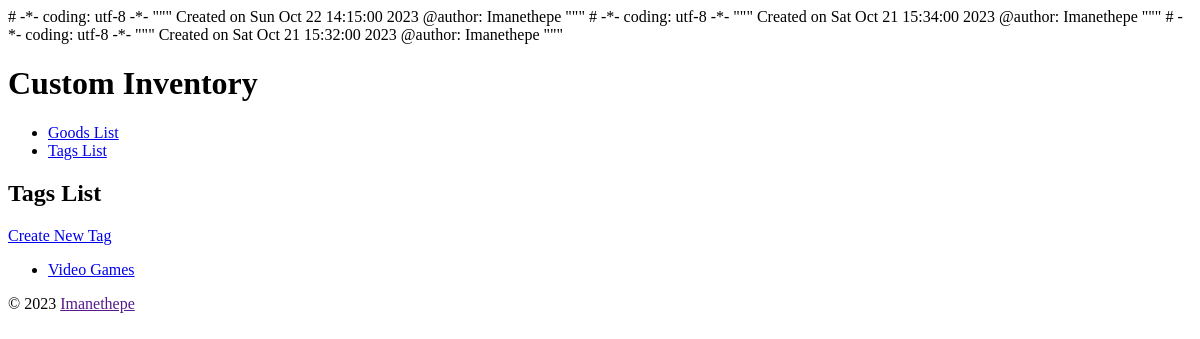
The page /tag/ on the database as committed earlier.
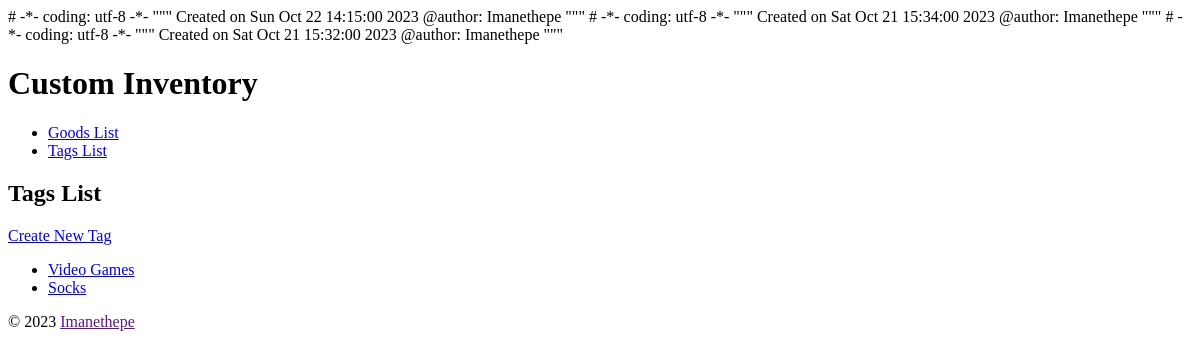
The same page on the database as committed later.
### goods/models.py (models this page shows, shortened)
class Tag(models.Model):
    name = models.CharField(
        max_length=31, unique=True)
    slug = models.SlugField(
        max_length=31,
        unique=True,
        help_text='A label for URL conﬁg.')
    class Meta:
        ordering = ['name']
    def get_absolute_url(self):
        return reverse(
            'goods_tag_detail', kwargs={'slug': self.slug})
    def get_update_url(self):
        return reverse(
            'goods_tag_update', kwargs={'slug': self.slug})
    def get_delete_url(self):
        return reverse(
            'goods_tag_delete', kwargs={'slug': self.slug})

### goods/views.py (the view)
class TagList(View):
    def get(self, request):
        return render(
            request,
            'goods/tag_list.html',
            {'tag_list': Tag.objects.all()})

### goods/templates/goods/tag_list.html (shortened to what this page needs)
 {% extends parent_template|default:"goods/base_goods.html" %}
 {% block content %}
  <h2>Tags List</h2>
    <div>
      <a href="{% url 'goods_tag_create' %}">
        Create New Tag</a>
    </div>
  <ul>
    {% for tag in tag_list %}
      <li>
        <a href="{{tag.get_absolute_url}}">
          {{ tag.name|title }}</a>
      </li>
     {% empty %}
       <li><em>There are currently no Tags available.</em></li>
     {% endfor %}
  </ul>
 {% endblock %}

Rows that differ between the two databases and show on the page:
added Tag: name "Socks"
